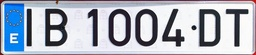
#> input picture Chapter 05. Image segmentation/images/plate.jpg, 256 x 55 px, shrunk from 1133 x 242 before the run
$ jupyter execute --allow-errors '5.2 Region-based techniques.ipynb'
#> lines starting #> are read from the running program, lines starting #| are printed output that depends on the picture
# 5.2 Region-based techniques for image segmentation

In the previous chapter we had fun with contour based techniques for image segmentation. In this one we will play with region-based techniques, where the resulting segments cover the entire image. Concretely we will address two popular region-based methods:

- K-means (<a href="#521">section 5.2.1</a>)
- Expectation-Maximization (EM, <a href="#522">section 5.2.2</a>)

## Problem context - Color quantization

$\\[5pt]$

Color quantization is the process of reducing the number of distinct colors in an image while preserving its color appearance as much as possible. It has many applications, like image compression (e.g. GIFs, which only support 256 colors!) or [content-based image retrieval](https://en.wikipedia.org/wiki/Content-based_image_retrieval).

Image segmentation techniques can be used to achieve color quantization, let's see how it works!

[cell 1]
import numpy as np
import cv2
import matplotlib.pyplot as plt
import matplotlib
import scipy.stats as stats
from ipywidgets import interact, fixed, widgets
matplotlib.rcParams['figure.figsize'] = (10.0, 10.0)
images_path = './images/'

## 5.2.1 K-Means <a id="521"></a>

As commented, region-based techniques try to group together pixels that are similar. Such issue is often called the *clustering problem*. Different attributes can be used to decide if two pixels are similar or not: intensity, texture, color, pixel location, etc.

The **k-means algorithm** is a region-based technique that, given a set of elements (image pixels in our case), makes $K$ clusters out of them. Thereby, it is a perfect technique for addressing color quantization, since our goal is to reduce the color palette of an image to a fixed number of colors $K$. Concretely, k-means aims to minimize the sum of squared Euclidean distances between points $x_i$ in a given space (*e.g.* grayscale or RGB color representations) and their nearest cluster centers $m_k$:

$$
\underset{M}{\arg\min} D(X,M) = \Sigma_{\text{Cluster }k} \Sigma_{\text{point } i \text{ in cluster } k} (x_i - m_k)^2
$$

In our case, the point $x_i$ could be interpreted as a **feature vector** describing the $i^{th}$ pixel that, as mentioned, could include information like the pixel color, intensity, texture, etc. Thus, $m_k$ represents **the mean of the feature vector** of the pixels in cluster $k$.

Let's see how the k-means algorithm works in a color domain, where each pixel is represented in a feature n-dimensional space (*e.g.* grayscale images define a 1D feature space, while RGB images a 3D space):

1. Pick the number $K$, that is, the number of clusters in which the image will be segmented (e.g. number of colors).
2. Place $K$ centroids $m_k$ in the color space (e.g. randomly), these are the centers of the regions.
3. Each pixel is assigned to the cluster with the closest centroid, hence creating new clusters.

<center>

    <figcaption>Fig 1. Example in a 2D space (e.g. YCbCr color space) with 3 clusters. Each point is assigned to its closest centroid</figcaption>
</center>$\\[5pt]$

4. Compute the new means $m_k$ of the $K$ clusters.

<center>

    <figcaption>Fig 2. Example of how the centroids evolve over time</figcaption>
</center>$\\[5pt]$

5. Repeat steps 3 and 4 until convergence, that is, some previously defined criteria is fulfilled (*e.g.* the centers of regions do not move, or a certain number of iterations is reached).$\\[10pt]$

<center>

    <figcaption>Fig 3. Final segmentation result</figcaption>
</center>$\\[5pt]$

This procedure is the same independently of the number of dimensions in the workspace.

This technique presents a number of pros and cons:

- **Pros:**
  - It's simple.
  - Convergence to a local minima is guaranteed (but no guarantee to reach the global minima).
- **Cons:**
  - High usage of memory.
  - The K must be fixed.
  - Sensible to the selection of the initialization (initial position of centroids).
  - Sensible to outliers.
  - Circular clusters in the feature space are assumed (because of the usage of the Euclidean distance)

### K-means toy example

Luckily for us, OpenCV defines a method that perform k-means: [`cv2.kmeans()`](https://docs.opencv.org/master/d5/d38/group__core__cluster.html#ga9a34dc06c6ec9460e90860f15bcd2f88), [here you can find a nice explanation](https://docs.opencv.org/master/d1/d5c/tutorial_py_kmeans_opencv.html) about how to use it. Let's take a look at a toy 1D k-means example in order to get familiar with it. The following function, `binarize_kmeans()`, binarizes an input `image` by executing the K-means algorithm, where the `it` sets its maximum number of iterations.

Note that the stopping criteria can be either:
- if a maximum number of iterations is reached, or
- if the centroid moved less than a certain `epsilon` value in an iteration.

[cell 2]
def binarize_kmeans(image,it):
    """ Binarize an image using k-means.

        Args:
            image: Input image
            it: K-means iteration
    """

    # Set random seed for centroids
    cv2.setRNGSeed(124)

    # Flatten image
    flattened_img = image.reshape((-1,1))
    flattened_img = np.float32(flattened_img)

    #Set epsilon
    epsilon = 0.2

    # Estabish stopping criteria (either `it` iterations or moving less than `epsilon`)
    criteria = (cv2.TERM_CRITERIA_EPS + cv2.TERM_CRITERIA_MAX_ITER, it, epsilon)

    # Set K parameter (2 for thresholding)
    K = 2

    # Call kmeans using random initial position for centroids
    _,label,center=cv2.kmeans(flattened_img,K,None,criteria,it,cv2.KMEANS_RANDOM_CENTERS)

    # Colour resultant labels
    center = np.uint8(center) # Get center coordinates as unsigned integers
    flattened_img = center[label.flatten()]

    # Reshape vector image to original shape
    binarized = flattened_img.reshape((image.shape))

    # Show resultant image
    plt.subplot(2,1,1)
    plt.title("Original image")
    plt.imshow(binarized, cmap='gray',vmin=0,vmax=255)

    # Show how original histogram have been segmented
    plt.subplot(2,1,2)
    plt.title("Segmented histogram")
    plt.hist([image[binarized==center[0]].ravel(), image[binarized==center[1]].ravel()],256,[0,256], color=["black","gray"],stacked="true")

As you can see, [`cv2.kmeans()`](https://docs.opencv.org/2.4/modules/core/doc/clustering.html) returns two relevant arguments:

- label: Integer array that stores the cluster index for every pixel.
- center: Matrix containing the cluster centroids (each row represents a different centroid).

**Attention to this!!!** It is also remarkable the first function argument, which represents the data for clustering: an array of N-Dimensional points with float coordinates. Such array has the shape $num\_samples \times num\_features$, i.e., it has as many rows as samples (pixels in the image), and as many columns as features describing those samples (for example, if using the intensity of a pixel in a graysacle image, there is only one feature). For that, the function `image.reshape((-1,1))` convert the initial grayscale image with dimensions $242\times 1133$ into a flattened version of it with dimension $274186\times 1$, that is, 274186 samples (or pixels) with only one feature, its intensity.

It is provided below an interactive code so you can play with `cv2.kmeans()` by calling it with different `it`values.

*As you can see, if k=2 in a grayscale image, it is a binarization method that doesn't need to fix a manual threshold. We could have used it, for example, when dealing with the plate recognition problem!*

[cell 3]
matplotlib.rcParams['figure.figsize'] = (10.0, 10.0)

image = cv2.imread(images_path + 'plate.jpg',0)
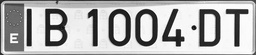
#> image: shape (55, 256); min 11, max 255, mean 179.1
#> the sliders are set to image = <module 'ipywidgets.fixed_' fr, it = 4

#> (the rest of this cell did not finish here and is left out)


Notice that for 1D spaces and not high-resolution images k-means is very fast! (it only needs a few iterations to converge). What happens if k-means is applied to color images (3D space) in order to get color quantization?

Now that you know how k-means works, you can experimentally answer such question!

###  **<span style="color:green"><b><i>ASSIGNMENT 1: Playing with K-means</i></b></span>**

Write an script that:
- applies k-means to `malaga.png` with different values for $K$: $K=4$, $K=8$ and $K=16$, setting `epsilon=0.2` and `it=10` as convergence criteria, and
- shows, in a $2\times2$ subplot, the 3 resulting images along with the input one.

Notice that in this case we are using 3 features per pixel, their R, G and B values, so the input data for the kmeans function has the dimensions $num\_pixels \times 3$.

<font color='blue'>**Expected output:**  </font>

[cell 4]
# Assignment 1
matplotlib.rcParams['figure.figsize'] = (15.0, 12.0)

# Read RGB image
image = cv2.imread(images_path + "malaga.png")
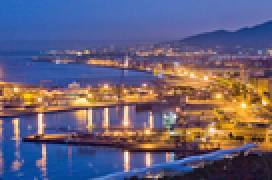
#> input picture Chapter 05. Image segmentation/images/malaga.png, 136 x 90 px, shrunk from 600 x 399 before the run (shown 2 times larger)
#> image is the input picture: shape (90, 136, 3); mean B, G, R 120.2, 96, 102.5
image = cv2.cvtColor(image, cv2.COLOR_BGR2RGB)

# Flatten image
flattened_img = image.reshape((-1,3))
flattened_img = np.float32(flattened_img)

# Set criteria
it = 12
epsilon = 0.2
criteria = (cv2.TERM_CRITERIA_EPS + cv2.TERM_CRITERIA_MAX_ITER, it, epsilon)

# Apply k-means
_,label4,center4=cv2.kmeans(flattened_img,4,None,criteria,30,cv2.KMEANS_RANDOM_CENTERS)
#> label4 = 12240 values, max 3 at index 3490, min 0 at index 0, mean 0.943; center4 = [[69.07, 92.36, 157.6], [216.7, 162, 98.94], [143.7, 98.1, 75.81], [59.69, 42.25, 61.3]]
_,label8,center8=cv2.kmeans(flattened_img,8,None,criteria,30,cv2.KMEANS_RANDOM_CENTERS)
#> label8 = 12240 values, max 7 at index 3616, min 0 at index 9, mean 3.33; center8 = [[82.48, 106.4, 174.9], [212.4, 148, 65.97], [234, 198.5, 158.6], [49.71, 33.18, 49.81], [88.9, 78.25, 117.6], [42.26, 80.4, 152.8], [159.4, 122.2, 123.6], [138.8, 90.31, 58.91]]
_,label16,center16=cv2.kmeans(flattened_img,16,None,criteria,30,cv2.KMEANS_RANDOM_CENTERS)
#> label16 = 12240 values, max 15 at index 1495, min 0 at index 3738, mean 7.3; center16 = 16 rows, first 8: [99.46, 65.15, 69.15], [75.32, 77.94, 129.4], [161.6, 162.8, 181.8], [90.2, 110.6, 177.6], [203.9, 138.5, 47.73], [165.2, 129.9, 136], [243.7, 220.5, 189.5], [189.4, 132.6, 91.06]

# Colour resultant labels
center4 = np.uint8(center4)
#> center4 = [[69, 92, 157], [216, 161, 98], [143, 98, 75], [59, 42, 61]]
center8 = np.uint8(center8)
#> center8 = [[82, 106, 174], [212, 148, 65], [234, 198, 158], [49, 33, 49], [88, 78, 117], [42, 80, 152], [159, 122, 123], [138, 90, 58]]
center16 = np.uint8(center16)
#> center16 = 16 rows, first 8: [99, 65, 69], [75, 77, 129], [161, 162, 181], [90, 110, 177], [203, 138, 47], [165, 129, 136], [243, 220, 189], [189, 132, 91]

res4 = center4[label4.flatten()]
res8 = center8[label8.flatten()]
res16 = center16[label16.flatten()]

# Reshape to original shape
quantized4 = res4.reshape((image.shape))
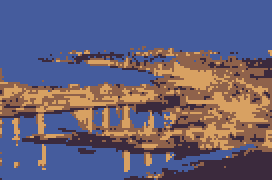
#> quantized4: shape (90, 136, 3) (shown 2 times larger); mean R, G, B 102.1, 95.6, 119.6
quantized8 = res8.reshape((image.shape))
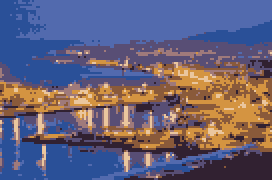
#> quantized8: shape (90, 136, 3) (shown 2 times larger); mean R, G, B 101.9, 95.7, 119.4
quantized16 = res16.reshape((image.shape))
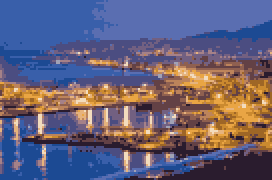
#> quantized16: shape (90, 136, 3) (shown 2 times larger); mean R, G, B 101.9, 95.5, 119.8

# Show original image
plt.subplot(2,2,1)
plt.title("Original image")
plt.imshow(image)

# Show k=4
plt.subplot(2,2,2)
plt.title("k=4")
plt.imshow(quantized4)

# Show k=8
plt.subplot(2,2,3)
plt.title("k=8")
plt.imshow(quantized8)

# Show k=16
plt.subplot(2,2,4)
plt.title("k=16")
plt.imshow(quantized16);

### <font color="blue"><b><i>Thinking about it (1)</i></b></font>

Now, **answer the following questions**:

- What `cv2.kmeans()` is doing in each iteration?

    <p style="margin: 4px 0px 6px 5px; color:blue"><i>Your answer here!</i></p>

- What number of maximum iterations did you use? Why?

    <p style="margin: 4px 0px 6px 5px; color:blue"><i>Your answer here!</i></p>

- How could we compress these images so they require less space in memory? *Note: consider that a pixel in RGB needs 3 bytes to be represented, 8 bits per band.*

    <p style="margin: 4px 0px 0px 5px; color:blue"><i>Your answer here!</i></p>

###  **<span style="color:green"><b><i>EXTRA ASSIGNMENT: Analyzing execution times</i></b></span>**

In this exercise you are asked to compare the execution time of K-means in a grayscale image, with K-means in a RGB image. Use the image `malaga.png` for this task, and use the same number of clusters and criteria for both, the grayscale and the RGB images.

*Tip: [how to measure execution time in Python](https://stackoverflow.com/questions/14452145/how-to-measure-time-taken-between-lines-of-code-in-python)*

[cell 5]
import time

print("Measuring the execution time needed for ...")

K = 2

# Read images
image = cv2.imread(images_path + "malaga.png")
image = cv2.cvtColor(image, cv2.COLOR_BGR2RGB)
gray = cv2.cvtColor(image, cv2.COLOR_RGB2GRAY)
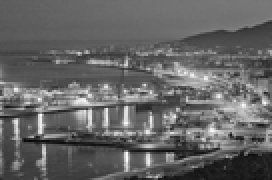
#> gray: shape (90, 136) (shown 2 times larger); min 6, max 255, mean 100.7

# Set criteria
criteria = (cv2.TERM_CRITERIA_EPS + cv2.TERM_CRITERIA_MAX_ITER, 10, 0.2)

start = time.process_time() # Start timer

# Flatten image
print(image.shape)
#| (90, 136, 3)
flattened_img = image.reshape((-1,3))
print(flattened_img.shape)
#| (12240, 3)
#> (the rest of the program and of its run is left out)
